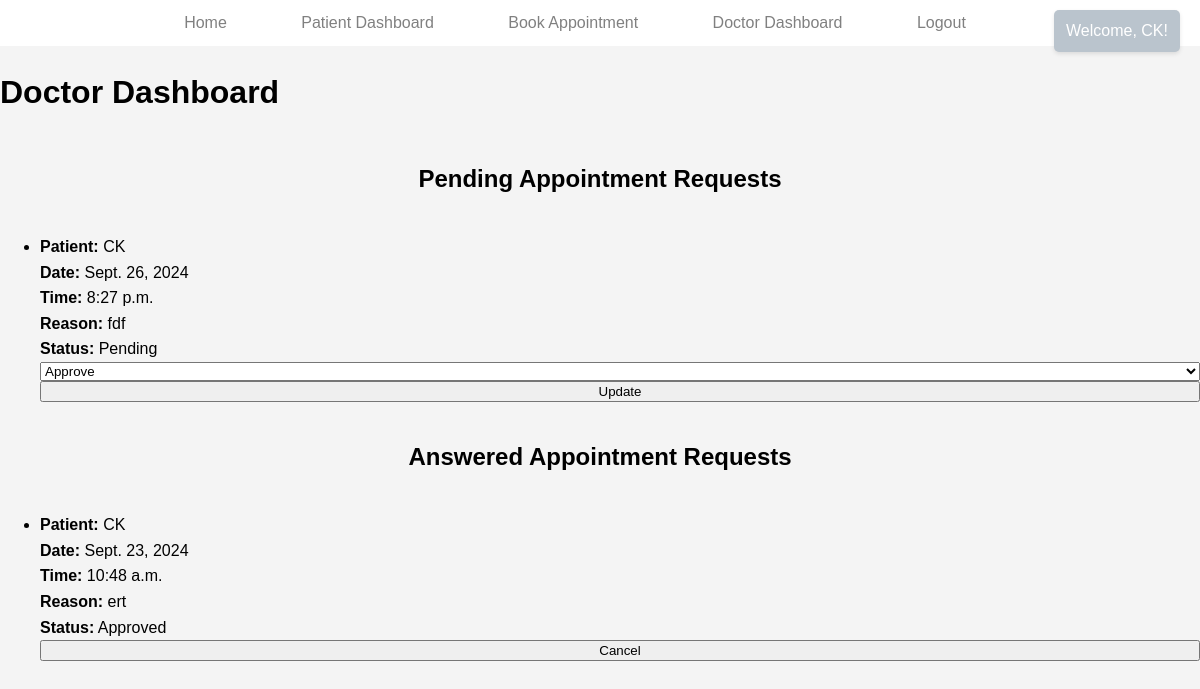
The page /bookings/doctor_dashboard/ (signed in) on the database its author committed.
### bookings/models.py (models this page shows, shortened)
class Appointment(models.Model):
    STATUS_CHOICES = [
        ('pending', 'Pending'),
        ('approved', 'Approved'),
        ('rejected', 'Rejected'),
        ('canceled', 'Canceled'),
    ]
    patient = models.ForeignKey(Patient, on_delete=models.CASCADE)
    doctor = models.ForeignKey(Doctor, on_delete=models.CASCADE)
    date = models.DateField()
    time = models.TimeField()
    reason = models.TextField()
    status = models.CharField(max_length=10, choices=STATUS_CHOICES, default='pending')

class Patient(models.Model):
    SEX_CHOICES = [
        ('M', 'Male'),
        ('F', 'Female'),
        ('O', 'Other'),
    ]
    user = models.OneToOneField(User, on_delete=models.CASCADE)
    phone = models.CharField(max_length=15)
    address = models.CharField(max_length=255)
    sex = models.CharField(max_length=1, choices=SEX_CHOICES)

### bookings/views.py (the view, shortened to what this page needs)
# urls.py: path('doctor_dashboard/', views.doctor_dashboard, name='doctor_dashboard'),
@login_required
def doctor_dashboard(request):
    try:
        doctor = request.user.doctor
        pending_appointments = Appointment.objects.filter(doctor=doctor, status='pending')
        answered_appointments = Appointment.objects.filter(doctor=doctor).exclude(status='pending')
    except ObjectDoesNotExist:
        doctor = None
        pending_appointments = []
        answered_appointments = []
    return render(request, 'doctor_dashboard.html', {
        'doctor': doctor,
        'pending_appointments': pending_appointments,
        'answered_appointments': answered_appointments,
    })

### bookings/context_processors.py (called while the page is built)
def user_roles(request):
    if request.user.is_authenticated:
        is_patient = Patient.objects.filter(user=request.user).exists()
        is_doctor = Doctor.objects.filter(user=request.user).exists()
        return {
            'is_patient': is_patient,
            'is_doctor': is_doctor,
        }
    return {}

### bookings/templates/doctor_dashboard.html (shortened to what this page needs)
{% load static %}
<!DOCTYPE html>
<html lang="en">
<head>
    <link rel="stylesheet" type="text/css" href="{% static 'css/styles.css' %}">
</head>
<body>
    <header>
        <nav>
            <ul>
                <li><a href="{% url 'index' %}">Home</a></li>
                {% if user.is_authenticated %}
                    <div class="notification">Welcome, {{ user.username }}!</div>
                    {% if user.patient %}
                        <li><a href="{% url 'patient_detail' %}">Patient Dashboard</a></li>
                        <li><a href="{% url 'book_appointment' %}">Book Appointment</a></li>
                    {% endif %}
                    {% if user.doctor %}
                        <li><a href="{% url 'doctor_dashboard' %}">Doctor Dashboard</a></li>
                    {% endif %}
                    <li><a href="{% url 'logout' %}">Logout</a></li>
                {% else %}
                    <li><a href="{% url 'login' %}">Login</a></li>
                    <li><a href="{% url 'register_patient' %}">Register</a></li>
                {% endif %}
            </ul>
        </nav>
    </header>
    <h1>Doctor Dashboard</h1>
    <h2>Pending Appointment Requests</h2>
    <ul>
        {% if pending_appointments %}
            {% for appointment in pending_appointments %}
                <li>
                    <strong>Patient:</strong> {{ appointment.patient.user.username }}<br>
                    <strong>Date:</strong> {{ appointment.date }}<br>
                    <strong>Time:</strong> {{ appointment.time }}<br>
                    <strong>Reason:</strong> {{ appointment.reason }}<br>
                    <strong>Status:</strong> {{ appointment.get_status_display }}<br>
                    <form method="post" action="">
                        <select name="status" required>
                            <option value="approved">Approve</option>
                        </select>
                        <button type="submit">Update</button>
                    </form>
                </li>
            {% endfor %}
        {% else %}
            <li>No pending appointments.</li>
        {% endif %}
    </ul>
    <h2>Answered Appointment Requests</h2>
    <ul>
        {% if answered_appointments %}
            {% for appointment in answered_appointments %}
                <li>
                    <strong>Patient:</strong> {{ appointment.patient.user.username }}<br>
                    <strong>Date:</strong> {{ appointment.date }}<br>
                    <strong>Time:</strong> {{ appointment.time }}<br>
                    <strong>Reason:</strong> {{ appointment.reason }}<br>
                    <strong>Status:</strong> {{ appointment.get_status_display }}<br>
                    <form method="post" action="">
                        <button type="submit">Cancel</button>
                    </form>
                </li>
            {% endfor %}
        {% else %}
            <li>No answered appointments.</li>
        {% endif %}
    </ul>
</body>
</html>

### static/css/styles.css (style rules this page uses)
html, body { height: 100%; margin: 0; padding: 0; font-family: Arial, sans-serif; line-height: 1.6; background-color: #f4f4f4; display: flex; flex-direction: column; }
header { background-color: #fff; color: #fff; padding: 10px 0; }
header nav { background-color: white; }
header nav ul { list-style-type: none; padding: 0; margin: 0; text-align: center; }
header nav ul li { display: inline-block; margin-right: 50px; }
header nav ul li a { color: grey; text-decoration: none; padding: 5px 10px; }
h2 { text-align: center; margin-bottom: 20px; }
form { display: flex; flex-direction: column; }
.notification { position: absolute; top: 10px; right: 20px; color: white; background-color: #bac4cd; padding: 8px 12px; border-radius: 5px; font-weight: normal; box-shadow: 0 2px 4px rgba(0, 0, 0, 0.1); font-family: inherit; }

### rows shown on the page
Appointment: patient.user.username "CK", date "Sept. 26, 2024", time "8:27 p.m.", reason "fdf", status "Pending"
Appointment: patient.user.username "CK", date "Sept. 23, 2024", time "10:48 a.m.", reason "ert", status "Approved"

### other values the page prints
{{ user.username }} "CK"
